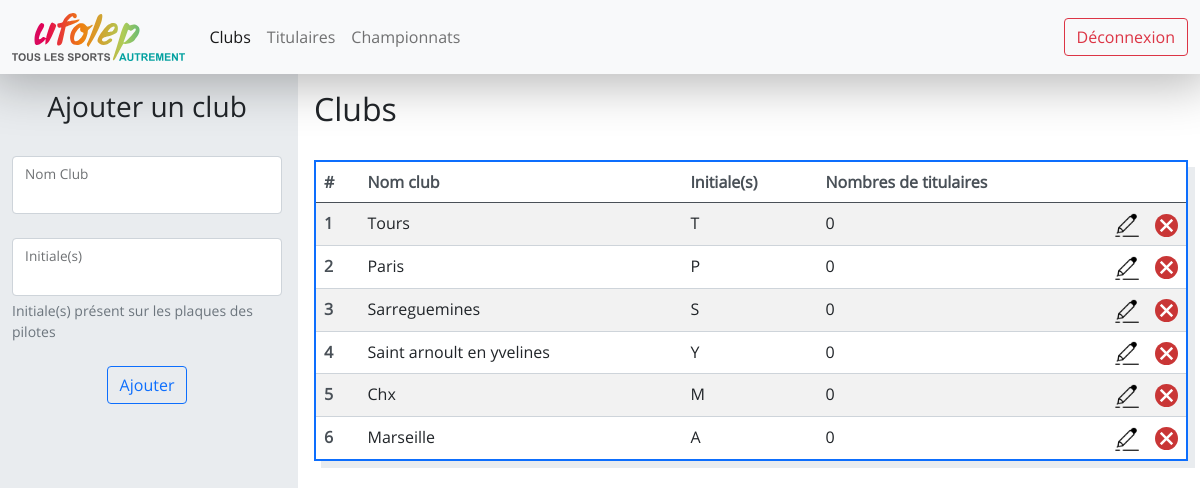
The page /clubs/ (signed in) on the database as committed earlier.
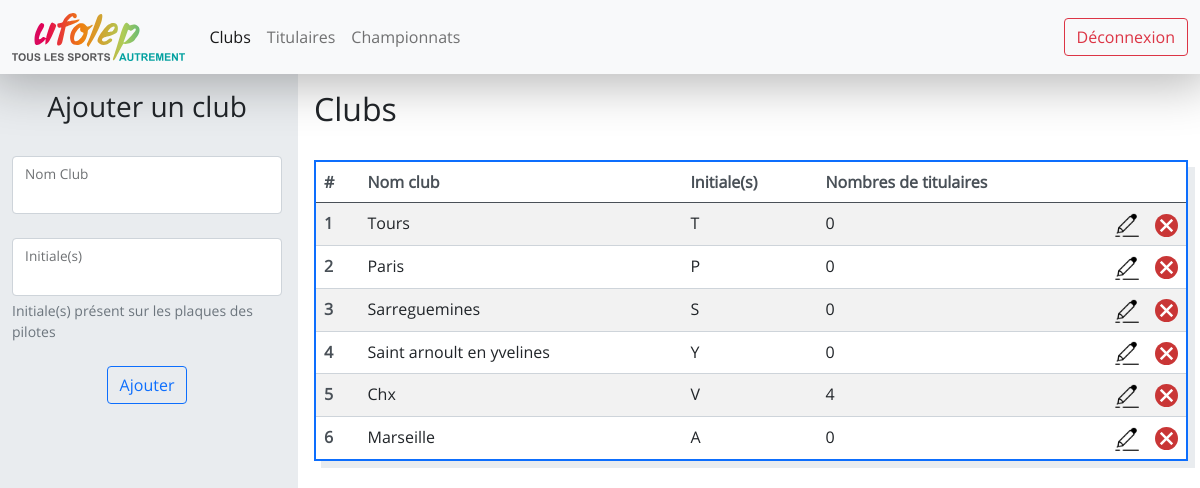
The same page on the database as committed later.
### website/models.py (models this page shows)
class Club(db.Model) :
    __tablename__ = "club"
    id = db.Column(db.Integer, primary_key=True)
    ville = db.Column(db.String(100), unique=True, nullable=False)
    initiales = db.Column(db.String(5), unique=True, nullable=False)
    titulaires = db.relationship('Titulaire', backref='club', lazy=True)
    etapes = db.relationship('Etape', cascade="all, delete-orphan",backref='club', lazy=True)

### website/views.py (the view)
@views.route("/clubs/")
@login_required
def clubs() :
    clubs = Club.query.all()
    return render_template("clubs.html", clubs=clubs)

### app.py (called while the page is built)
@app.teardown_appcontext
def shutdown_session(exception=None):
    db.session.remove()

### website/__init__.py (called while the page is built)
def create_app() :
    app = Flask(__name__)
    app.config["SECRET_KEY"] = "ti=his is a test"
    app.config['SQLALCHEMY_DATABASE_URI'] = 'sqlite:///database.db'
    app.config['SQLALCHEMY_TRACK_MODIFICATIONS'] = True
    db.init_app(app)
    login_manager = LoginManager()
    login_manager.login_view = "auth.login"
    login_manager.init_app(app)
    from .models import User
    @login_manager.user_loader
    def load_user(user_id) :
        return User.query.get(int(user_id))
    from .views import views
    from .auth import auth
    app.register_blueprint(views, url_prefix="/")
    app.register_blueprint(auth, url_prefix="/")
    db.create_all(app=app)
    return app

### website/templates/clubs.html (shortened to what this page needs)
{% extends "logged.html" %}
{% block logged_css %}
<link
    href="{{ url_for('static', filename='clubs.css') }}"
    rel="stylesheet"
>
{% endblock %}
{% block left_col %}
<form class="" method="post">
    <div class="title horizontal-flex mb-4">
        <h3>Ajouter un club</h3>
    </div>
    <div class="form-floating mb-4">
        <input type="text" class="form-control {% if ville %}is-invalid{% endif %}" id="city" name="city">
        <label for="city" class="form-label">Nom Club</label>
    </div>
    <div class="form-floating mb-4">
        <input type="text" class="form-control {% if initiales %}is-invalid{% endif %}" id="initiales" name="initiales" aria-describedby="initialesHelp">
        <label for="initiales" class="form-label">Initiale(s)</label>
        <div id="initialesHelp" class="form-text">Initiale(s) présent sur les plaques des pilotes</div>
    </div>
    <div class="horizontal-flex">
        <button type="submit" class="btn btn-outline-primary">Ajouter</button>
    </div>
</form>
{% endblock %}
{% block right_col %}
<div class="title mb-4">
    <h2>Clubs</h2>
</div>
<table class="table table-striped table-hover">
    <thead>
        <tr>
            <th scope="col">#</th>
            <th scope="col">Nom club</th>
            <th scope="col">Initiale(s)</th>
            <th scope="col">Nombres de titulaires</th>
            <th scope="col"></th>
            <th scope="col"></th>
        </tr>
    </thead>
    <tbody>
        {% for club in clubs %}
        <tr>
            <th scope="row">{{ loop.index }}</th>
            <td onclick="window.location='{{ url_for('views.titulaires_by_ville', club_id=club.id)}}';">{{ club.ville[0]|upper + club.ville[1:] }}</td>
            <td onclick="window.location='{{ url_for('views.titulaires_by_ville', club_id=club.id)}}';"> {{ club.initiales }}</td>
            <td onclick="window.location='{{ url_for('views.titulaires_by_ville', club_id=club.id)}}';" >{{ club.titulaires|length }}</td>
            <td class="img"><img src="{{ url_for('static', filename='edit.png') }}" onclick="showEditForm(event, {{club.id}}, '{{ (club.ville[0]|upper + club.ville[1:]) }}', '{{ club.initiales }}')"  alt="Modifier"></td>
            <td class="img"><img src="{{ url_for('static', filename='delete.svg') }}" onclick="deleteClub(event, {{club.id}}, '{{ club.ville[0]|upper + club.ville[1:] }}')" alt="Supprimer"></td>
        </tr>
        {% endfor %}
    </tbody>
</table>
{% endblock %}

Rows that differ between the two databases and show on the page:
changed Club "Chx": initiales "M" → "V"; titulaires|length "0" → "4"
